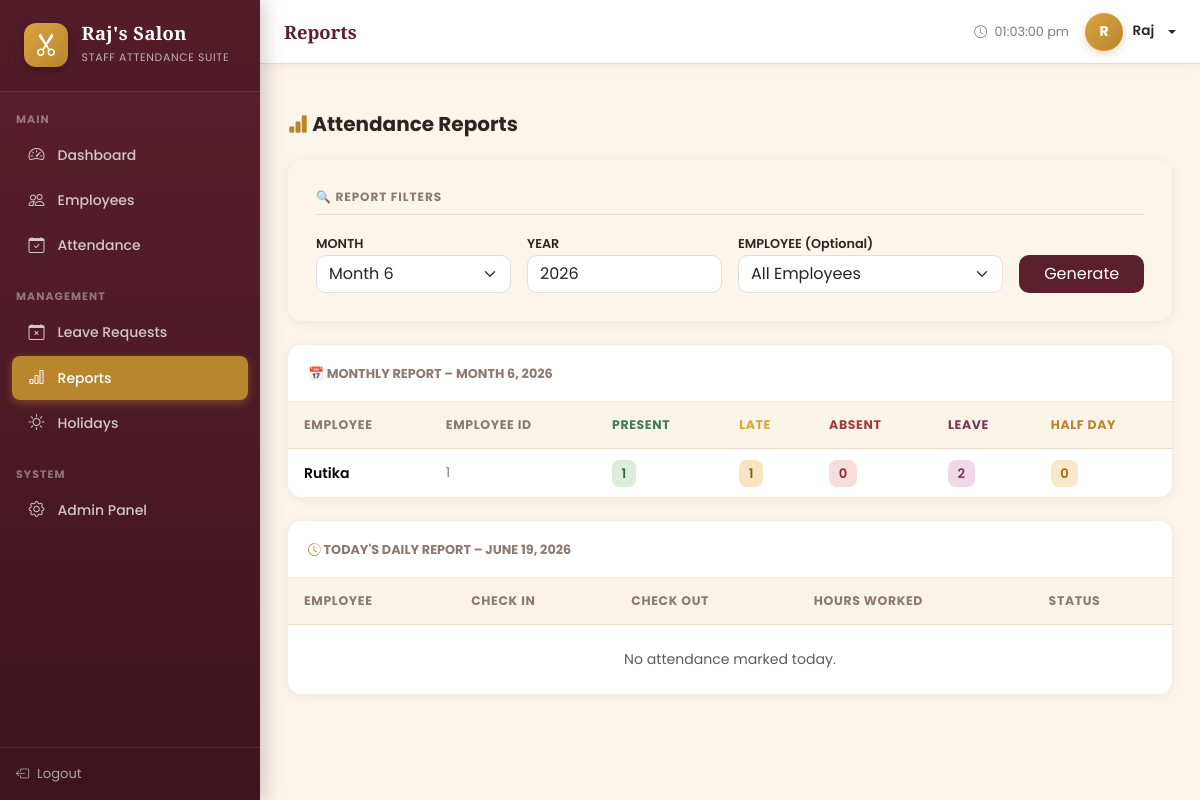
The app's page /reports/ (signed in) with its own data.
### attendance/models.py (models this page shows, shortened)
class Employee(models.Model):
    GENDER_CHOICES = [('Male', 'Male'), ('Female', 'Female'), ('Other', 'Other')]
    STATUS_CHOICES = [('Active', 'Active'), ('Inactive', 'Inactive')]
    user          = models.OneToOneField(User, on_delete=models.CASCADE, related_name='employee', null=True, blank=True)
    employee_id   = models.CharField(max_length=20, unique=True)
    full_name     = models.CharField(max_length=200)
    email         = models.EmailField(unique=True)
    phone         = models.CharField(max_length=15)
    gender        = models.CharField(max_length=10, choices=GENDER_CHOICES)
    salary        = models.DecimalField(max_digits=10, decimal_places=2, default=0)
    address       = models.TextField(blank=True)
    status        = models.CharField(max_length=10, choices=STATUS_CHOICES, default='Active')
    profile_photo = models.ImageField(upload_to='profile_photos/', blank=True, null=True)
    date_joined   = models.DateField(default=timezone.now)
    class Meta:
        ordering = ['employee_id']

### attendance/views.py (the view)
# urls.py: path('reports/', views.reports, name='reports'),
@login_required
@user_passes_test(is_admin)
def reports(request):
    today       = date.today()
    month       = int(request.GET.get('month', today.month))
    year        = int(request.GET.get('year', today.year))
    emp_id      = request.GET.get('employee', '')
    report_type = request.GET.get('type', 'monthly')
    employees  = Employee.objects.filter(status='Active')
    attendance = Attendance.objects.filter(date__month=month, date__year=year)
    if emp_id:
        attendance = attendance.filter(employee__id=emp_id)
    monthly_data = []
    for emp in employees:
        emp_att = attendance.filter(employee=emp)
        monthly_data.append({
    		'employee': emp,
    		'present':  emp_att.filter(status__in=['Present', 'Late']).count(),
    		'late':     emp_att.filter(status='Late').count(),
    		'absent':   emp_att.filter(status='Absent').count(),
    		'leave':    emp_att.filter(status='Leave').count(),
    		'half_day': emp_att.filter(status='Half Day').count(),
	})
    daily_att = Attendance.objects.filter(date=today).select_related('employee')
    return render(request, 'attendance/reports.html', {
    	'monthly_data': monthly_data,
    	'daily_att':    daily_att,
    	'employees':    employees,
    	'month':        month,
    	'year':         year,
    	'emp_id':       emp_id,
    	'report_type':  report_type,
    	'today':        today,
    	'month_list':   list(range(1, 13)),
   })

### attendance/views.py (called while the page is built)
def is_admin(user):
    return user.is_staff or user.is_superuser

### attendance/templates/attendance/reports.html (shortened to what this page needs)
{% extends 'base.html' %}
{% block page_title %}Reports{% endblock %}
{% block content %}
<div class="d-flex align-items-center justify-content-between mb-4">
  <h5 class="fw-bold mb-0"><i class="bi bi-bar-chart-fill" style="color:#B8862C"></i> Attendance Reports</h5>
</div>
<div class="form-card mb-4">
  <div class="section-header">🔍 Report Filters</div>
  <form method="GET" class="row g-3">
    <div class="col-md-3">
      <label style="font-size:.8rem;font-weight:600">MONTH</label>
      <select name="month" class="form-select" style="border-radius:10px">
        {% for m in month_list %}
        <option value="{{ m }}" {% if month == m|add:0 %}selected{% endif %}>Month {{ m }}</option>
        {% endfor %}
      </select>
    </div>
    <div class="col-md-3">
      <label style="font-size:.8rem;font-weight:600">YEAR</label>
      <input type="number" name="year" value="{{ year }}" class="form-control" style="border-radius:10px"/>
    </div>
    <div class="col-md-4">
      <label style="font-size:.8rem;font-weight:600">EMPLOYEE (Optional)</label>
      <select name="employee" class="form-select" style="border-radius:10px">
        <option value="">All Employees</option>
      </select>
    </div>
    <div class="col-md-2 d-flex align-items-end">
      <button type="submit" class="btn w-100" style="background:#5C1F2E;color:#fff;border-radius:10px">Generate</button>
    </div>
  </form>
</div>
<div class="table-card card mb-4">
  <div style="padding:1rem 1.25rem;border-bottom:1px solid #F1E7DA">
    <span style="font-size:.8rem;font-weight:700;color:#8A7A72;text-transform:uppercase">📅 Monthly Report – Month {{ month }}, {{ year }}</span>
  </div>
  <div class="card-body p-0">
    <table class="table table-hover mb-0">
      <thead>
        <tr><th>Employee</th><th>Employee ID</th><th style="color:#3F7D52">Present</th><th style="color:#D9A441">Late</th><th style="color:#A23B3B">Absent</th><th style="color:#7A3458">Leave</th><th style="color:#B8862C">Half Day</th></tr>
      </thead>
      <tbody>
        {% for row in monthly_data %}
        <tr>
          <td style="font-weight:600;font-size:.88rem">{{ row.employee.full_name }}</td>
          <td style="font-size:.85rem;color:#8A7A72">{{ row.employee.employee_id }}</td>
          <td><span style="background:#DCEEDB;color:#2F6B40;border-radius:8px;padding:.25rem .6rem;font-size:.82rem;font-weight:600">{{ row.present }}</span></td>
          <td><span style="background:#F7E4C2;color:#8C5A12;border-radius:8px;padding:.25rem .6rem;font-size:.82rem;font-weight:600">{{ row.late }}</span></td>
          <td><span style="background:#F6DEDD;color:#8B2E2E;border-radius:8px;padding:.25rem .6rem;font-size:.82rem;font-weight:600">{{ row.absent }}</span></td>
          <td><span style="background:#EFD9E6;color:#7A3458;border-radius:8px;padding:.25rem .6rem;font-size:.82rem;font-weight:600">{{ row.leave }}</span></td>
          <td><span style="background:#F6E8C8;color:#9C6B16;border-radius:8px;padding:.25rem .6rem;font-size:.82rem;font-weight:600">{{ row.half_day }}</span></td>
        </tr>
        {% empty %}
        <tr><td colspan="7" class="text-center text-muted py-4">No data for this period.</td></tr>
        {% endfor %}
      </tbody>
    </table>
  </div>
</div>
<div class="table-card card">
  <div style="padding:1rem 1.25rem;border-bottom:1px solid #F1E7DA">
    <span style="font-size:.8rem;font-weight:700;color:#8A7A72;text-transform:uppercase"><i class="bi bi-clock-history" style="color:#B8862C"></i> Today&#39;s Daily Report – {{ today }}</span>
  </div>
  <div class="card-body p-0">
    <table class="table table-hover mb-0">
      <thead><tr><th>Employee</th><th>Check In</th><th>Check Out</th><th>Hours Worked</th><th>Status</th></tr></thead>
      <tbody>
        {% for att in daily_att %}
        <tr>
          <td>
            <div style="font-weight:600;font-size:.88rem">{{ att.employee.full_name }}</div>
            <div style="font-size:.75rem;color:#8A7A72">{{ att.employee.employee_id }}</div>
          </td>
          <td>{{ att.check_in|time:"h:i A"|default:"—" }}</td>
          <td>{{ att.check_out|time:"h:i A"|default:"—" }}</td>
          <td style="font-weight:600">{{ att.total_hours|default:"—" }} hrs</td>
          <td><span class="status-badge badge-{{ att.status|lower|cut:' ' }}">{{ att.status }}</span></td>
        </tr>
        {% empty %}
        <tr><td colspan="5" class="text-center text-muted py-4">No attendance marked today.</td></tr>
        {% endfor %}
      </tbody>
    </table>
  </div>
</div>
{% endblock %}

### templates/base.html (shortened to what this page needs)
<!DOCTYPE html>
<html lang="en">
<head>
<link href="https://cdn.jsdelivr.net/npm/bootstrap@5.3.2/dist/css/bootstrap.min.css" rel="stylesheet"/>
<link href="https://cdn.jsdelivr.net/npm/bootstrap-icons@1.11.3/font/bootstrap-icons.css" rel="stylesheet"/>
</head>
<body>
<div class="sidebar" id="sidebar">
  <div class="sidebar-brand">
    <span class="logo"><i class="bi bi-scissors"></i></span>
    <div class="brand-text">
      <h6>Raj's Salon</h6>
      <small>Staff Attendance Suite</small>
    </div>
  </div>
  {% if user.is_authenticated %}
  {% if user.is_staff or user.is_superuser %}
  <div class="sidebar-section mt-2">Main</div>
  <ul class="sidebar-nav">
    <li><a href="{% url 'dashboard' %}" class="{% if request.resolver_match.url_name == 'dashboard' %}active{% endif %}"><i class="bi bi-speedometer2"></i> Dashboard</a></li>
    <li><a href="{% url 'employee_list' %}" class="{% if 'employee' in request.resolver_match.url_name %}active{% endif %}"><i class="bi bi-people"></i> Employees</a></li>
    <li><a href="{% url 'attendance_list' %}" class="{% if 'attendance' in request.resolver_match.url_name %}active{% endif %}"><i class="bi bi-calendar-check"></i> Attendance</a></li>
  </ul>
  <div class="sidebar-section mt-2">Management</div>
  <ul class="sidebar-nav">
    <li><a href="{% url 'leave_list' %}" class="{% if 'leave' in request.resolver_match.url_name %}active{% endif %}"><i class="bi bi-calendar-x"></i> Leave Requests</a></li>
    <li><a href="{% url 'reports' %}" class="{% if request.resolver_match.url_name == 'reports' %}active{% endif %}"><i class="bi bi-bar-chart"></i> Reports</a></li>
    <li><a href="{% url 'holiday_list' %}" class="{% if 'holiday' in request.resolver_match.url_name %}active{% endif %}"><i class="bi bi-sun"></i> Holidays</a></li>
  </ul>
  <div class="sidebar-section mt-2">System</div>
  <ul class="sidebar-nav">
    <li><a href="/admin/" target="_blank"><i class="bi bi-gear"></i> Admin Panel</a></li>
  </ul>
  {% endif %}
  <div class="sidebar-footer">
    <a href="{% url 'logout' %}"><i class="bi bi-box-arrow-left"></i> Logout</a>
  </div>
  {% endif %}
</div>
{% if user.is_authenticated %}
<div class="topbar">
  <div class="topbar-left">
    <span class="topbar-title">{% block page_title %}Dashboard{% endblock %}</span>
  </div>
  <div class="topbar-right">
    <span style="font-size:.8rem;color:#8A7A72">
      <i class="bi bi-clock me-1"></i>
      <span id="live-time"></span>
    </span>
    <div class="dropdown">
      <div class="topbar-user dropdown-toggle" data-bs-toggle="dropdown">
        <div class="topbar-avatar">{{ user.username|first|upper }}</div>
        <span style="font-size:.85rem;font-weight:600">{{ user.get_full_name|default:user.username }}</span>
      </div>
    </div>
  </div>
</div>
{% endif %}
<div class="{% if user.is_authenticated %}main-wrap{% else %}container-fluid{% endif %}">
  {% block content %}{% endblock %}
</div>
</body>
</html>

### templates/base.html (style rules this page uses)
:root { --primary: #5C1F2E; --primary-l: #7A2C40; --primary-dark: #3D141E; --secondary: #B8862C; --secondary-l: #D9A441; --success: #3F7D52; --danger: #A23B3B; --warning: #D9A441; --bg: #FBF5EC; --surface: #FFFFFF; --text: #2E2424; --muted: #8A7A72; --sidebar-w: 260px; --topbar-h: 64px; --font-display: 'Playfair Display', serif; --font-body: 'Poppins', sans-serif; }
* { box-sizing:border-box; }
body { font-family:var(--font-body); background:var(--bg); color:var(--text); margin:0; }
h1,h2,h3,h4,h5,h6 { font-family:var(--font-body); }
.sidebar { width:var(--sidebar-w); height:100vh; position:fixed; top:0; left:0; background:linear-gradient(180deg,var(--primary) 0%,var(--primary-dark) 100%); overflow-y:auto; z-index:200; display:flex; flex-direction:column; box-shadow:4px 0 18px rgba(92,31,46,.25); }
.sidebar-brand { padding:1.4rem 1.5rem; border-bottom:1px solid rgba(255,255,255,.12); display:flex; align-items:center; gap:.85rem; background:rgba(0,0,0,.1); }
.sidebar-brand .logo { font-size:1.5rem; width:44px; height:44px; flex-shrink:0; background:linear-gradient(135deg,var(--secondary-l),var(--secondary)); border-radius:12px; display:flex; align-items:center; justify-content:center; color:#fff; box-shadow:0 4px 10px rgba(0,0,0,.25); }
.sidebar-brand .brand-text { color:#fff; }
.sidebar-brand .brand-text h6 { font-family:var(--font-display); font-weight:700; font-size:1.15rem; margin:0; letter-spacing:.02em; }
.sidebar-brand .brand-text small { color:rgba(255,255,255,.65); font-size:.68rem; letter-spacing:.06em; text-transform:uppercase; }
.sidebar-section { padding:.75rem 1rem .35rem; color:rgba(255,255,255,.4); font-size:.68rem; font-weight:700; text-transform:uppercase; letter-spacing:.1em; }
.sidebar-nav { list-style:none; padding:0 .75rem; margin:0; }
.sidebar-nav li { margin-bottom:2px; }
.sidebar-nav a { display:flex; align-items:center; gap:.7rem; padding:.6rem .9rem; border-radius:8px; color:rgba(255,255,255,.75); text-decoration:none; font-size:.875rem; font-weight:500; transition:all .2s; }
.sidebar-nav a.active { background:var(--secondary); color:#fff; box-shadow:0 3px 10px rgba(184,134,44,.45); }
.sidebar-nav a i { font-size:1rem; width:20px; text-align:center; }
.sidebar-footer { margin-top:auto; padding:1rem; border-top:1px solid rgba(255,255,255,.1); }
.sidebar-footer a { color:rgba(255,255,255,.6); font-size:.82rem; text-decoration:none; display:flex; align-items:center; gap:.5rem; }
.topbar { height:var(--topbar-h); position:fixed; top:0; left:var(--sidebar-w); right:0; background:var(--surface); border-bottom:1px solid #E8DCC8; z-index:100; display:flex; align-items:center; justify-content:space-between; padding:0 1.5rem; box-shadow:0 2px 10px rgba(92,31,46,.06); }
.topbar-left { display:flex; align-items:center; gap:1rem; }
.topbar-title { font-family:var(--font-display); font-weight:700; font-size:1.15rem; color:var(--primary); }
.topbar-right { display:flex; align-items:center; gap:1rem; }
.topbar-user { display:flex; align-items:center; gap:.6rem; cursor:pointer; }
.topbar-avatar { width:38px; height:38px; border-radius:50%; background:linear-gradient(135deg,var(--secondary-l),var(--secondary)); color:#fff; display:flex; align-items:center; justify-content:center; font-weight:700; font-size:.88rem; box-shadow:0 3px 8px rgba(184,134,44,.35); }
.main-wrap { margin-left:var(--sidebar-w); margin-top:var(--topbar-h); padding:1.75rem; min-height:calc(100vh - var(--topbar-h)); }
.table-card { border:none; border-radius:14px; box-shadow:0 2px 12px rgba(0,0,0,.07); overflow:hidden; }
.table-card .table { margin:0; }
.table-card .table th { background:#FAF3E7; font-size:.78rem; font-weight:700; text-transform:uppercase; letter-spacing:.05em; color:#8A7A72; border-bottom:1px solid #E8DCC8; padding:.85rem 1rem; }
.table-card .table td { padding:.85rem 1rem; vertical-align:middle; font-size:.88rem; border-bottom:1px solid #F1E7DA; }
.table-card .table tr:last-child td { border-bottom:none; }
.form-card { border:none; border-radius:14px; box-shadow:0 2px 12px rgba(0,0,0,.07); padding:1.75rem; }
.section-header { font-size:.75rem; font-weight:700; color:#8A7A72; text-transform:uppercase; letter-spacing:.08em; margin-bottom:1rem; padding-bottom:.5rem; border-bottom:1px solid #E8DCC8; }
a { color:var(--secondary); }

### records on screen
Employee: employee.full_name "Rutika", employee.employee_id "1", present "1", late "1", absent "0", leave "2", half_day "0"

### other values on screen
{{ user.username|first|upper }} "R"
{{ user.get_full_name|default:user.username }} "Raj"
{{ month }} "6"
{{ year }} "2026"
{{ today }} "JUNE 19, 2026"
